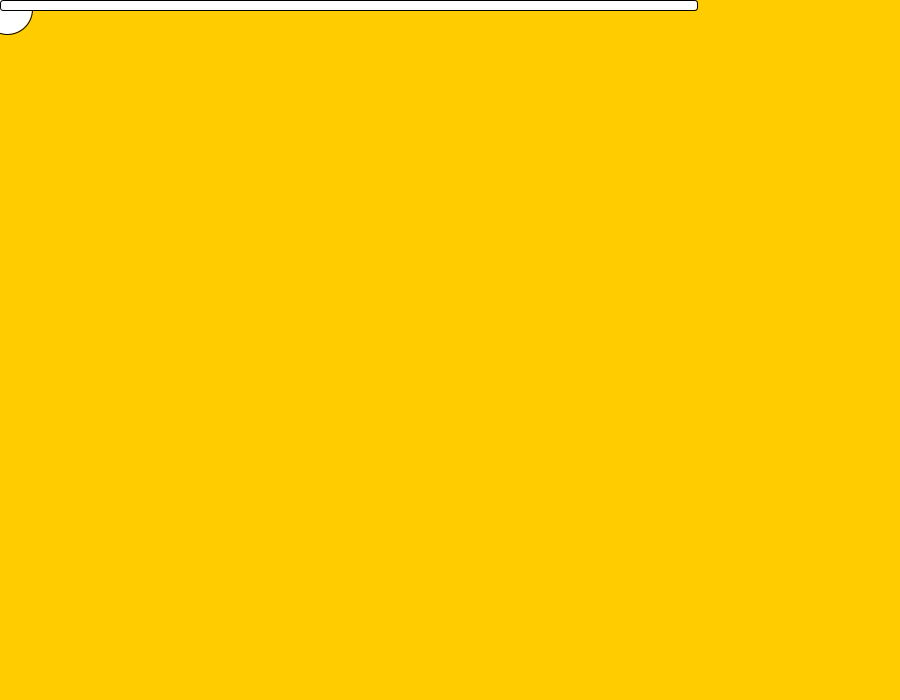
Frame 1 (no input)
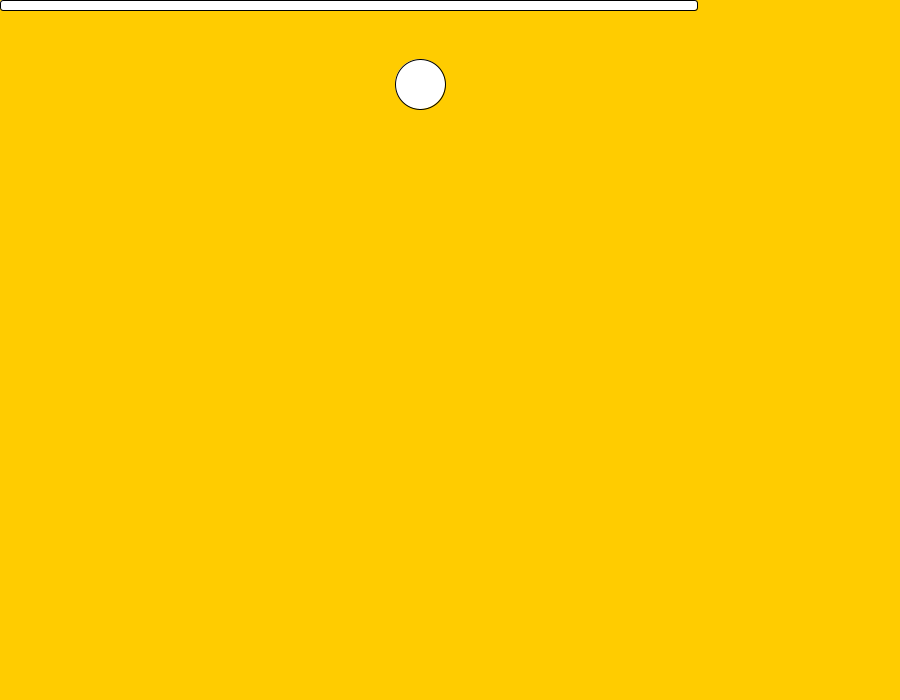
Frame 60 (the mouse pressed at the canvas centre just before this capture)
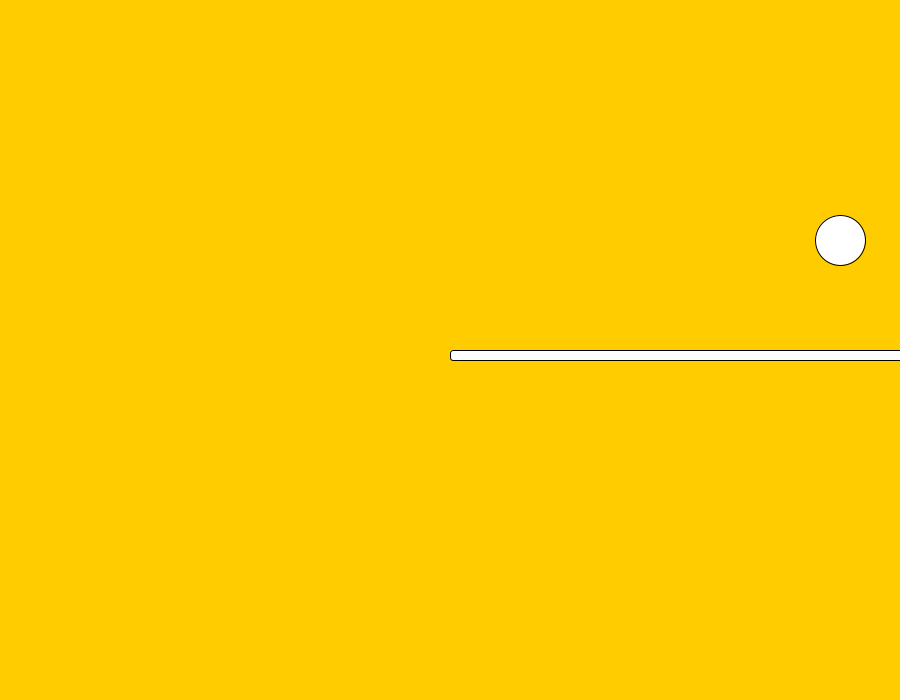
Frame 120 (the mouse held since frame 60 and released just before this capture)

The Processing sketch that drew these frames (run headless with seeded random() and noise(); from frame 60 on, the mouse is pressed at the canvas centre):

// Processing sketch: Bola_saltitona
// ── Bola_saltitona.pde
void setup ()
{
  size(900,700);
}

float ballX = 0;
float ballY = 0;
float speedX = 7;
float speedY = 7;

void draw ()
{
  if(ballX < 0 || ballX > width) speedX = -speedX;
  if(ballY > height) speedY = -speedY;
  
  else speedY += 2;
  
  ballX += speedX;
  ballY += speedY;
  
  background(255, 204, 0);
  ellipse(ballX, ballY, 50, 50);
  rect(mouseX, mouseY, height-3, 10, 3);
}
